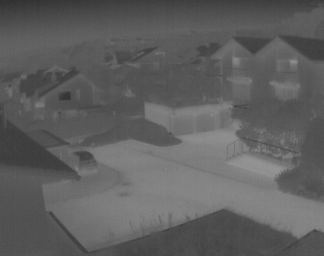
#> input picture Week2/Top Hat Transform/128.png, 324 x 256 px
$ python tophat.py
#> lines starting #> are read from the running program, lines starting #| are printed output that depends on the picture
# -*- coding: utf-8 -*-
"""
Created on Fri Oct 23 00:17:33 2020

@author: sanja
"""

import numpy as np
from matplotlib import pyplot as plt
import cv2
#import math

path = "128.png"                                           # Path of original image
img_orig = cv2.imread(path)                              # Creates an image object
#> img_orig is the input picture: shape (256, 324, 3); min 46, max 151, mean 95.1

img_orig = cv2.cvtColor(img_orig, cv2.COLOR_BGR2GRAY )   # Converting RGB to gray
#> img_orig: shape (256, 324)

plt.hist(img_orig.flatten(),256,[0,256], color = 'r')    # Converts image into 1D array and plot histogram
plt.xlim([0,256])                                        # Limits the x axis values to 256
plt.title("Histogram of Original image")                 # Title of histogram
plt.show()                                               # Display histogram
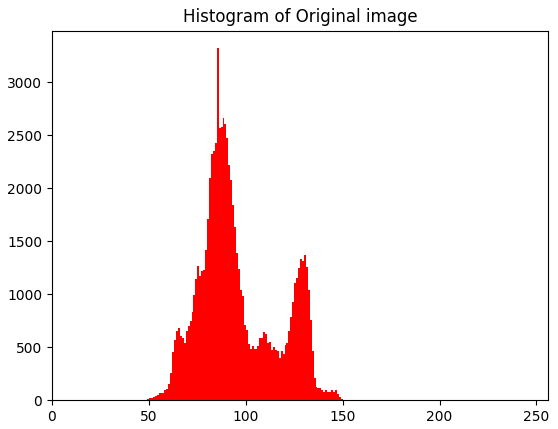
#> figure drawn by matplotlib, 1 panel; tallest bar 3323 high, from x = 85 to 86


kernel = np.ones((20,20),np.uint8)                     # Decides the Strucutring elements

# Applying the Top-Hat operation----------------------------------------------

tophat_img = cv2.morphologyEx(img_orig, cv2.MORPH_TOPHAT, kernel)
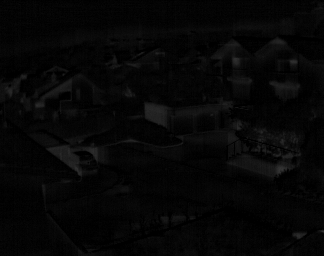
#> tophat_img: shape (256, 324); min 0, max 52, mean 6.2


# Displaying the images--------------------------------------------------------
cv2.imshow("original image", img_orig)
cv2.imshow("Top Hat Transformed image", tophat_img)
#cv2.imwrite("128-tophat-img.png", tophat_img)
cv2.waitKey(0)
